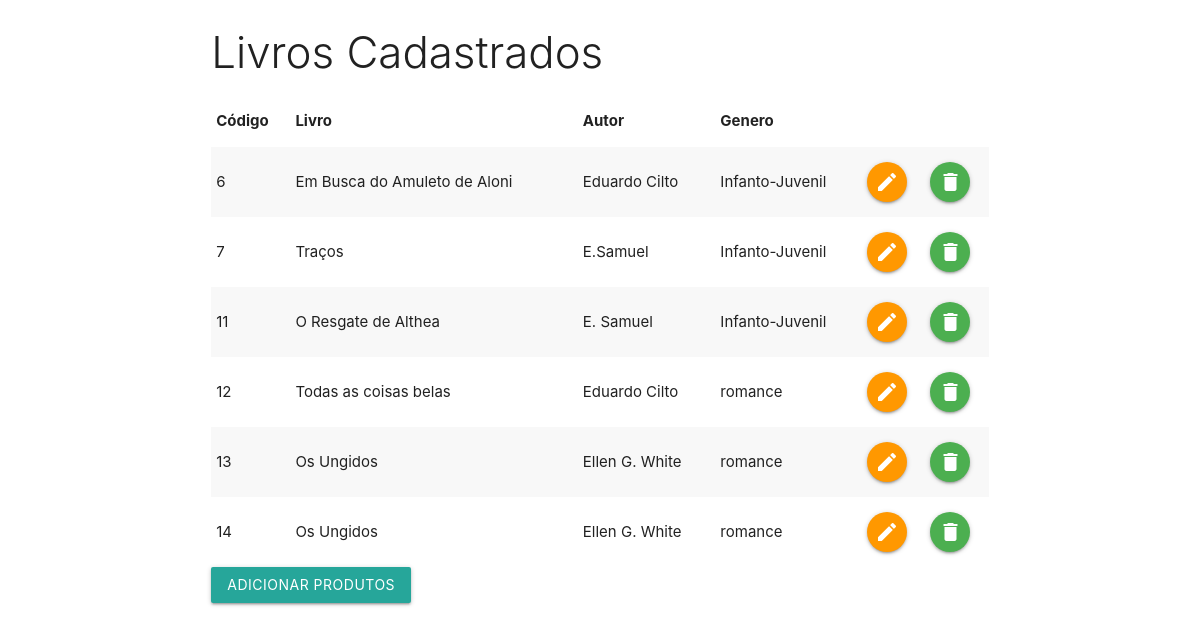
Screenshot of /adm/index.php with the database file from the repository.
### tables this page shows
CREATE TABLE IF NOT EXISTS `livros` (
  `id` int(11) NOT NULL AUTO_INCREMENT,
  `nome_livro` varchar(50) NOT NULL,
  `autor` varchar(50) NOT NULL,
  `genero` int(10) NOT NULL,
  `imagem` varchar(300) NOT NULL,
  PRIMARY KEY (`id`),
  KEY `genero_fk` (`genero`) USING BTREE
);

CREATE TABLE IF NOT EXISTS `genero` (
  `id` int(11) NOT NULL AUTO_INCREMENT,
  `nome_genero` varchar(50) NOT NULL,
  PRIMARY KEY (`id`)
);

### adm/index.php (the view, shortened to what this page needs)
<?php
	include_once('conexao.php');
?>
<!DOCTYPE html>
<html>
<head>
	<link rel="stylesheet" href="css/materialize.min.css">
</head>
<body>
<div class="row">
	<div class="col s12 m8 push-m2">
	<h3 class="light">Livros Cadastrados</h3>
	<table border=1 class="striped">
	<thead>
		<tr>
			<th>Código</th>
			<th>Livro</th>
			<th>Autor</th>
			<th>Genero</th>
		</tr>
	</thead>
		<tbody>
			<?php
			$sql = "SELECT l.*, g.nome_genero FROM livros l inner join genero g on (l.genero = g.id)";
			$resultado = mysqli_query($conexao,$sql);
			if (mysqli_num_rows($resultado)>0)
			{
			while ($dados = mysqli_fetch_array($resultado))
			{
			?>
			<tr>
				<td><?php echo $dados['id']; ?></td>
				<td><?php echo $dados['nome_livro']; ?></td>
				<td><?php echo $dados['autor']; ?></td>
				<td><?php echo $dados['nome_genero']; ?></td>
				<td><a href="editar.php?id=<?php echo $dados['id']; ?>" class="btn-floating orange"><i class="material-icons">edit</i></a></td>
				<td><a href="delete.php?id=<?php echo $dados['id']; ?>" class="btn-floating green"><i class="material-icons">delete</i></a></td>
			</tr>
			<?php
			}
			}
			?>
		</tbody>
	</table>
	<a href="adicionar.php" class="btn">Adicionar produtos</a>
</div>
</div>
</body>
</html>

### rows the page displays
livros: id "6", nome_livro "Em Busca do Amuleto de Aloni", autor "Eduardo Cilto", genero.nome_genero "Infanto-Juvenil"
livros: id "7", nome_livro "Traços", autor "E.Samuel", genero.nome_genero "Infanto-Juvenil"
livros: id "11", nome_livro "O Resgate de Althea", autor "E. Samuel", genero.nome_genero "Infanto-Juvenil"
livros: id "12", nome_livro "Todas as coisas belas", autor "Eduardo Cilto", genero.nome_genero "romance"
livros: id "13", nome_livro "Os Ungidos", autor "Ellen G. White", genero.nome_genero "romance"
livros: id "14", nome_livro "Os Ungidos", autor "Ellen G. White", genero.nome_genero "romance"
